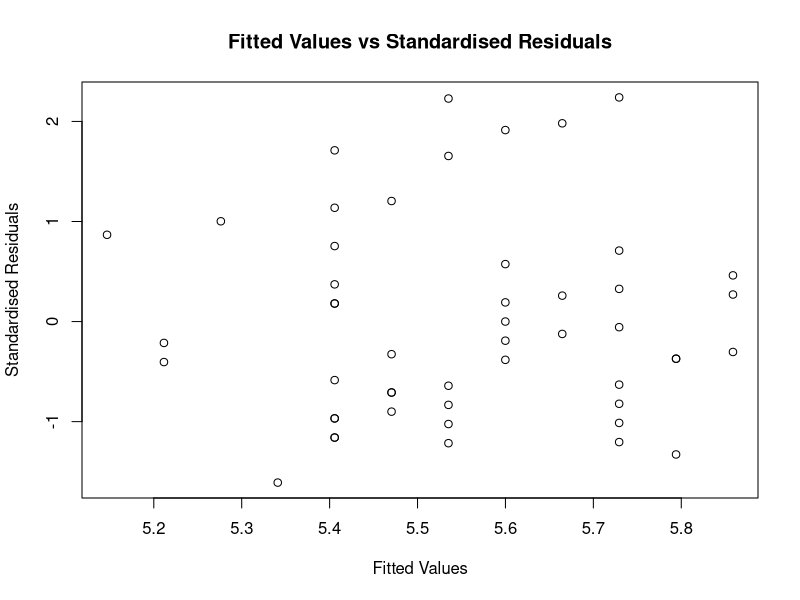

The R source for this figure: (Note: this script raises an error after producing the figure.)
rm(list = ls())


# load in the iris dataset
data_iris <- iris
iris

# Mean petal length for flowers of all types
mu_hat <-mean(data_iris$Petal.Length)

# Mean petal length for flower type "setosa"
u1 <- mean(data_iris$Petal.Length[data_iris$Species=="setosa"])

# Mean petal length for flower type "versicolor"
u2 <- mean(data_iris$Petal.Length[data_iris$Species=="versicolor"])

# Mean petal length for flower type "virginica"
u3 <- mean(data_iris$Petal.Length[data_iris$Species=="virginica"])


# t_hat value for flower type "setosa"
t_hat1 <- (u1 - mu_hat)

# t_hat value for flower type "versicolor"
t_hat2 <- (u2 - mu_hat)

# t_hat value for flower type "virginica"
t_hat3 <- (u3 - mu_hat)

# Create data frame specifically for petal length and species as those are the variables we are focusing on
species_petal_length <- data.frame(data_iris$Petal.Length, data_iris$Species)
species_petal_length
# ANOVA Table
species_petal_length.aov <- aov(data_iris$Petal.Length ~ data_iris$Species, data = species_petal_length)
summary(species_petal_length.aov)

# Work out the observed standard error
observed_standard_error <- sqrt(0.19)*sqrt(1/50+1/50)

# work out the least significant difference

lsd <- qt(0.975,147)*sqrt(0.19)*sqrt(1/50+1/50)
lsd

# u1 is the mean value for setosa and u3 is the mean value for virginica
difference <- u1 - u3

# calculate the lower and upper bounds for the 95% Confidence Interval
upper_bound <- difference + lsd
lower_bound <- difference - lsd

upper_bound
lower_bound


# Question 2

# Create a data frame subset only containing viriginca flowers petal length and petal width.
virginica_petal_info <- subset.data.frame(data_iris, data_iris$Species=="virginica", select = c(Petal.Length,
                                                                                                Petal.Width))

# Form a linear regression model 
virginica_petal_info.linearmodel <- lm(Petal.Length ~ Petal.Width, data = virginica_petal_info)

# Use summary to inspect the values in the linear regression model
summary(virginica_petal_info.linearmodel)

# ANOVA Table for virginica flower info
virginica_petal_info.aov <- aov(Petal.Length ~ Petal.Width, data = virginica_petal_info)
summary(virginica_petal_info.aov)

# Calculate the observed residuals
virginica.residuals <- residuals(virginica_petal_info.aov)
virginica.residuals

# For observed standard residuals and MS-residuals and ni where ni = 50 in this case
sigma.squared.estimate <- 0.2787

# Calculate observed standard residuals 
virginica.standardised.residuals <- virginica.residuals / sqrt(sigma.squared.estimate*(1-1/50))
virginica.standardised.residuals

# Plot the observed standardised residuals against the observed fitted values
plot(fitted(virginica_petal_info.aov), 
     virginica.standardised.residuals,
     xlab = "Fitted Values",
     ylab = "Standardised Residuals",
     main = "Fitted Values vs Standardised Residuals")

# Alternative equivalent method to produce the same scatter plot using the 'MASS' package
install.packages("MASS")
library(MASS)
plot(fitted(virginica_petal_info.linearmodel), 
     stdres(virginica_petal_info.linearmodel),
     xlab = "Fitted Values",
     ylab = "Standardised Residuals",
     main = "Fitted Values vs Standardised Residuals")


# Plot QQ-Plot of residuals against normal scores
qqnorm(stdres(virginica_petal_info.aov),
       main = "Normal QQ Plot of Standardised Residuals")
abline(0, 1)
